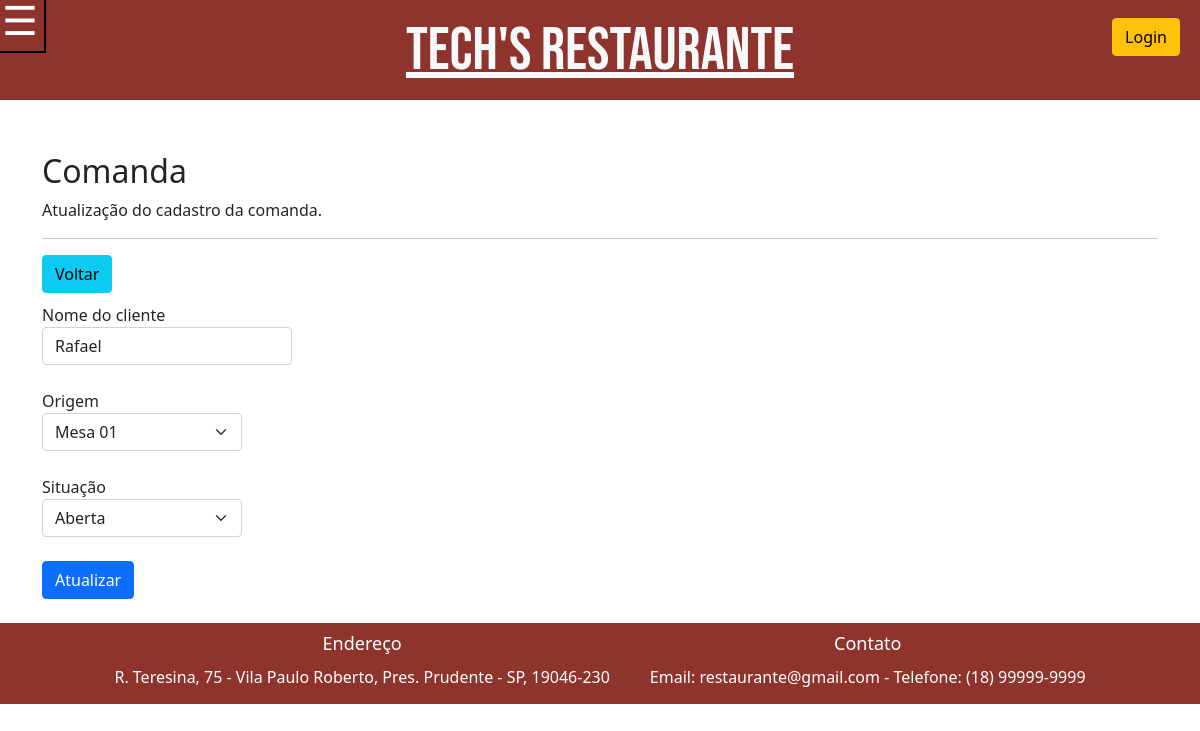
The page /update-comanda.php?idComanda=1 on the database its author committed.
### tables this page shows
CREATE TABLE `comanda` (
  `idComanda` int(11) NOT NULL,
  `nomeClienteComanda` varchar(50) DEFAULT NULL,
  `idOrigem` int(11) NOT NULL,
  `idSituacao` int(11) NOT NULL,
  `dataComanda` datetime NOT NULL DEFAULT current_timestamp()
);

CREATE TABLE `origem_comanda` (
  `idOrigem` int(11) NOT NULL,
  `descricaoOrigem` varchar(50) DEFAULT NULL
);

CREATE TABLE `situacao_comanda` (
  `idSituacao` int(11) NOT NULL,
  `descricao` varchar(40) DEFAULT NULL
);

### update-comanda.php (the view, shortened to what this page needs)
<?php
require("header.php");
require_once("connection.php");
if (isset($_GET['idComanda']))
{
    $id_comanda = $_GET['idComanda'];
    $mysql_query = "SELECT c.*, o.descricaoOrigem, s.descricao FROM comanda c, origem_comanda o, situacao_comanda s
                        WHERE c.idComanda={$id_comanda} AND o.idOrigem=c.idOrigem AND s.idSituacao=c.idSituacao";
    $result = $conn->query($mysql_query);
    $row_placeholder = mysqli_fetch_array($result);
}
?>
<head>
</head>
<div class="container">
    <br>
    <h2 class="espaco">Comanda</h2>
    <p>Atualização do cadastro da comanda.</p>
    <hr>
    <a href="comanda.php" type="button" class="btn btn-info d-inline-block" style="margin-bottom: 10px">Voltar</a>
    <div class="wrapper">
        <form method="post">
            <label for="nome">Nome do cliente</label>
            <input type="text" name="nome" class="form-control" style="width: 250px;" required value="<?= $row_placeholder['nomeClienteComanda']?>">
            <br>
            <label for="id_origem">Origem</label>
            <select name="id_origem" class="form-select" style="width: 200px;" required>
                <option value="<?= $row_placeholder['idOrigem'] ?>" selected><?= $row_placeholder['descricaoOrigem']; ?></option>
            </select>
            <br>
            <label for="id_situacao">Situação</label>
            <select name="id_situacao" class="form-select" style="width: 200px;" required>
                <option value="<?= $row_placeholder['idSituacao'] ?>" selected><?= $row_placeholder['descricao']; ?></option>
            </select>
            <br>
            <input type="submit" name="atualizar" value="Atualizar" class="btn btn-primary w100">
        </form>
    </div>
</div>
<br>
<?php require("footer.php"); ?>

### style.css (style rules this page uses)
.espaco { padding-top: 16vh; }

### rows shown on the page
comanda: nome "Rafael", id_origem "Mesa 01", id_situacao "Aberta"
